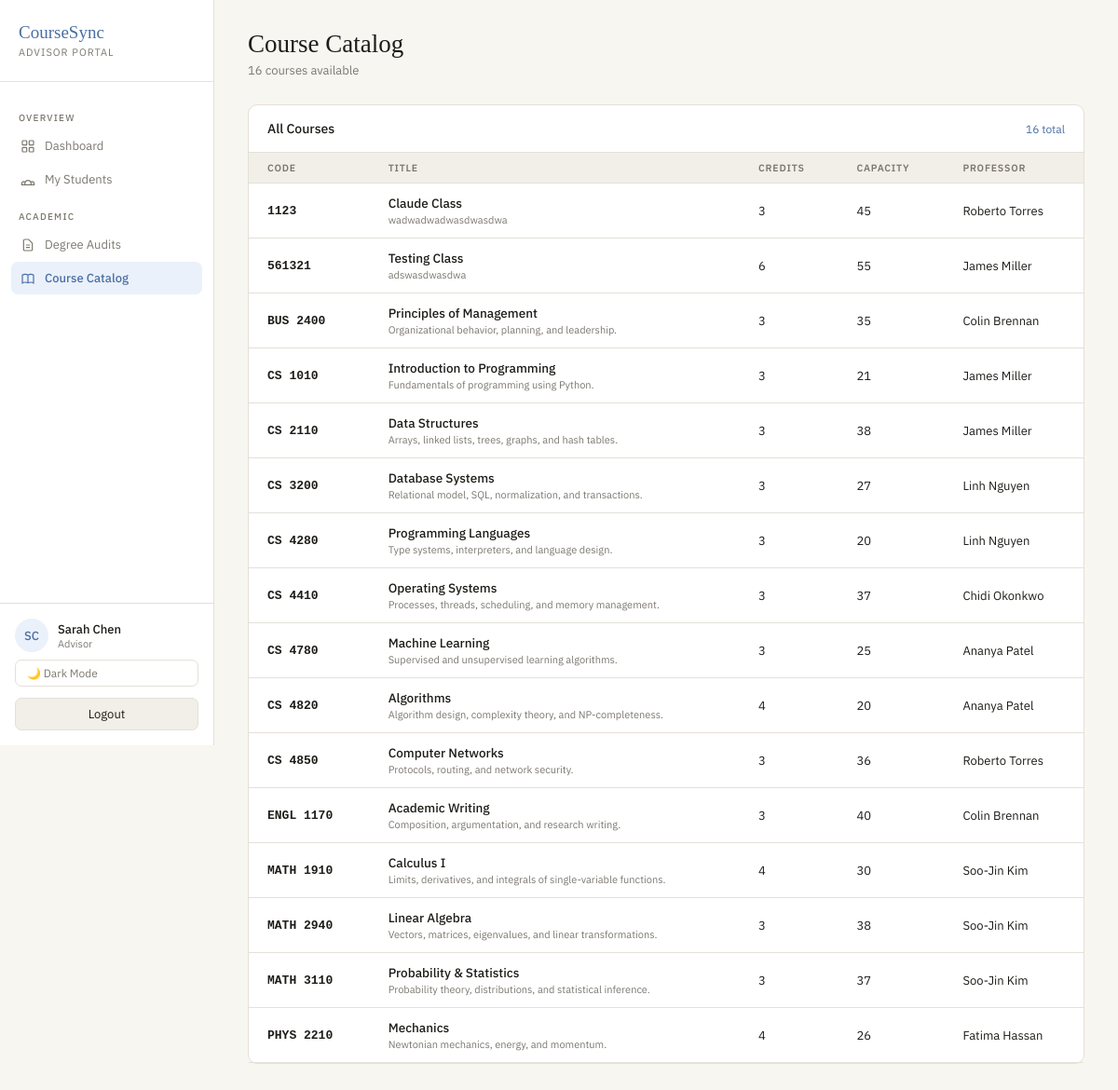
The app's page /advisor/catalog/ (signed in) with its own data.
### accounts/models.py (models this page shows, shortened)
class User(AbstractUser):
    class Roles(models.TextChoices):
        STUDENT = "student", "Student"
        TA = "ta", "Teaching Assistant"
        PROFESSOR = "professor", "Professor"
        ADVISOR = "advisor", "Advisor"
        REGISTRAR = "registrar", "Registrar"
        SYSADMIN = "sysadmin", "System Admin"
    role = models.CharField(max_length=20, choices=Roles.choices)
    university_id = models.CharField(max_length=20, unique=True, null=True, blank=True)

### academics/models.py (models this page shows, shortened)
class Course(models.Model):
    code = models.CharField(max_length=20, unique=True)
    title = models.CharField(max_length=200)
    description = models.TextField(blank=True)
    credits = models.PositiveIntegerField(default=3)
    capacity = models.PositiveIntegerField(default=30)
    professor = models.ForeignKey(
        User,
        on_delete=models.SET_NULL,
        null=True,
        blank=True,
        related_name="courses_taught",
        limit_choices_to={"role": "professor"},
    )

### academics/views.py (the view)
# urls.py: path("advisor/catalog/", advisor_catalog, name="advisor_catalog"),
@login_required
@role_required("advisor")
def advisor_catalog(request):
    courses = Course.objects.select_related("professor").order_by("code")
    return render(request, "advisor_catalog.html", {"courses": courses})

### templates/advisor_catalog.html (shortened to what this page needs)
{% load static %}
<!DOCTYPE html>
<html lang="en" data-theme="{{ request.session.theme|default:'light' }}">
<head>
  <link rel="stylesheet" href="{% static 'css/advisor.css' %}">
</head>
<body>
<div class="shell">
  <aside class="sidebar">
    <div class="brand">
      <div class="brand-mark">CourseSync</div>
      <div class="brand-role">Advisor Portal</div>
    </div>
    <nav class="nav">
      <div class="nav-section">Overview</div>
      <a class="nav-item" href="{% url 'advisor_dashboard' %}">
        <svg class="nav-icon" fill="none" stroke="currentColor" stroke-width="1.8" viewBox="0 0 24 24"><rect x="3" y="3" width="7" height="7" rx="1"/><rect x="14" y="3" width="7" height="7" rx="1"/><rect x="3" y="14" width="7" height="7" rx="1"/><rect x="14" y="14" width="7" height="7" rx="1"/></svg>
        Dashboard
      </a>
      <a class="nav-item" href="{% url 'advisor_students' %}">
        <svg class="nav-icon" fill="none" stroke="currentColor" stroke-width="1.8" viewBox="0 0 24 24"><path d="M17 20h5v-2a3 3 0 00-5.356-1.857M17 20H7m10 0v-2c0-.656-.126-1.283-.356-1.857M7 20H2v-2a3 3 0 015.356-1.857M7 20v-2c0-.656.126-1.283.356-1.857m0 0a5.002 5.002 0 019.288 0"/></svg>
        My Students
      </a>
      <div class="nav-section">Academic</div>
      <a class="nav-item" href="#">
        <svg class="nav-icon" fill="none" stroke="currentColor" stroke-width="1.8" viewBox="0 0 24 24"><path d="M9 12h6m-6 4h6m2 5H7a2 2 0 01-2-2V5a2 2 0 012-2h5.586a1 1 0 01.707.293l5.414 5.414a1 1 0 01.293.707V19a2 2 0 01-2 2z"/></svg>
        Degree Audits
      </a>
      <a class="nav-item active" href="{% url 'advisor_catalog' %}">
        Course Catalog
      </a>
    </nav>
    <div class="sidebar-footer">
      <div class="user-card">
        <div class="avatar">{{ request.user.first_name|default:request.user.username|slice:":1"|upper }}{{ request.user.last_name|slice:":1"|upper }}</div>
        <div>
          <div class="user-name">{{ request.user.get_full_name|default:request.user.username }}</div>
          <div class="user-title">{{ request.user.role|title }}</div>
        </div>
      </div>
      <form method="post" action="{% url 'set_theme' %}">
        {% if request.session.theme == "dark" %}
          <input type="hidden" name="theme" value="light">
          <button type="submit" class="theme-btn">☀ Light Mode</button>
        {% else %}
          <button type="submit" class="theme-btn">🌙 Dark Mode</button>
        {% endif %}
      </form>
      <form method="post" action="{% url 'logout' %}">
        <button type="submit" class="logout-btn">Logout</button>
      </form>
    </div>
  </aside>
  <main class="main">
    <div class="page-header">
      <div class="page-title">Course Catalog</div>
      <div class="page-sub">{{ courses|length }} course{{ courses|length|pluralize }} available</div>
    </div>
    <div class="card">
      <div class="card-header">
        <span class="card-title">All Courses</span>
        <span class="card-action">{{ courses|length }} total</span>
      </div>
      {% if courses %}
      <table style="width:100%;border-collapse:collapse">
        <thead>
          <tr style="background:var(--surface2)">
            <th style="text-align:left;padding:9px 20px;font-size:10.5px;font-weight:600;text-transform:uppercase;letter-spacing:0.8px;color:var(--muted);border-bottom:1px solid var(--border)">Code</th>
            <th style="text-align:left;padding:9px 20px;font-size:10.5px;font-weight:600;text-transform:uppercase;letter-spacing:0.8px;color:var(--muted);border-bottom:1px solid var(--border)">Title</th>
            <th style="text-align:left;padding:9px 20px;font-size:10.5px;font-weight:600;text-transform:uppercase;letter-spacing:0.8px;color:var(--muted);border-bottom:1px solid var(--border)">Credits</th>
            <th style="text-align:left;padding:9px 20px;font-size:10.5px;font-weight:600;text-transform:uppercase;letter-spacing:0.8px;color:var(--muted);border-bottom:1px solid var(--border)">Capacity</th>
            <th style="text-align:left;padding:9px 20px;font-size:10.5px;font-weight:600;text-transform:uppercase;letter-spacing:0.8px;color:var(--muted);border-bottom:1px solid var(--border)">Professor</th>
          </tr>
        </thead>
        <tbody>
          {% for course in courses %}
          <tr style="border-bottom:1px solid var(--border)">
            <td style="padding:12px 20px;font-family:monospace;font-size:13px;font-weight:600">{{ course.code }}</td>
            <td style="padding:12px 20px">
              <div style="font-size:13.5px;font-weight:500">{{ course.title }}</div>
              {% if course.description %}<div style="font-size:11px;color:var(--muted);margin-top:2px">{{ course.description|truncatechars:80 }}</div>{% endif %}
            </td>
            <td style="padding:12px 20px;font-size:13px">{{ course.credits }}</td>
            <td style="padding:12px 20px;font-size:13px">{{ course.capacity }}</td>
            <td style="padding:12px 20px;font-size:13px">{{ course.professor.get_full_name|default:"TBA" }}</td>
          </tr>
          {% endfor %}
        </tbody>
      </table>
      {% else %}
      <div style="padding:32px;color:var(--muted);font-size:13px;text-align:center">No courses available.</div>
      {% endif %}
    </div>
  </main>
</div>
</body>
</html>

### static/css/advisor.css (style rules this page uses)
:root { --bg: #F8F6F1; --surface: #FFFFFF; --surface2: #F2EFE8; --border: #E5E0D8; --text: #1E1C18; --muted: #7C7870; --accent: #4A6FA5; --accent-light: #EBF1FA; --green: #3A7D5E; --green-light: #E8F4EE; --amber: #C47A1A; --amber-light: #FEF5E4; --red: #B84040; --red-light: #FAEAEA; --radius: 10px; }
*, *::before, *::after { box-sizing: border-box; margin: 0; padding: 0; }
body { font-family: 'IBM Plex Sans', sans-serif; background: var(--bg); color: var(--text); min-height: 100vh; font-size: 14px; }
.shell { display: grid; grid-template-columns: 230px 1fr; min-height: 100vh; }
.sidebar { background: var(--surface); border-right: 1px solid var(--border); display: flex; flex-direction: column; position: sticky; top: 0; height: 100vh; }
.brand { padding: 24px 20px; border-bottom: 1px solid var(--border); }
.brand-mark { font-family: 'Libre Baskerville', serif; font-size: 19px; color: var(--accent); }
.brand-role { font-size: 11px; color: var(--muted); text-transform: uppercase; letter-spacing: 1px; margin-top: 3px; }
.nav { padding: 16px 12px; flex: 1; }
.nav-section { font-size: 10px; font-weight: 500; color: var(--muted); text-transform: uppercase; letter-spacing: 1.2px; padding: 0 8px; margin: 16px 0 6px; }
.nav-item { display: flex; align-items: center; gap: 10px; padding: 9px 10px; border-radius: 7px; color: var(--muted); font-size: 13px; cursor: pointer; transition: all 0.15s; text-decoration: none; margin-bottom: 1px; }
.nav-item.active { background: var(--accent-light); color: var(--accent); font-weight: 500; }
.nav-icon { width: 16px; height: 16px; flex-shrink: 0; }
.sidebar-footer { padding: 16px; border-top: 1px solid var(--border); }
.user-card { display: flex; align-items: center; gap: 10px; }
.avatar { width: 36px; height: 36px; border-radius: 50%; background: var(--accent-light); display: flex; align-items: center; justify-content: center; font-size: 13px; font-weight: 500; color: var(--accent); flex-shrink: 0; }
.user-name { font-size: 13px; font-weight: 500; }
.user-title { font-size: 11px; color: var(--muted); }
.main { padding: 32px 36px; }
.page-header { margin-bottom: 28px; }
.page-title { font-family: 'Libre Baskerville', serif; font-size: 27px; color: var(--text); }
.page-sub { font-size: 13px; color: var(--muted); margin-top: 4px; }
.card { background: var(--surface); border: 1px solid var(--border); border-radius: var(--radius); margin-bottom: 18px; }
.card-header { padding: 16px 20px; border-bottom: 1px solid var(--border); display: flex; align-items: center; justify-content: space-between; }
.card-title { font-size: 14px; font-weight: 500; }
.card-action { font-size: 12px; color: var(--accent); cursor: pointer; }
.logout-btn { width: 100%; padding: 8px 12px; margin-top: 12px; border: 1px solid var(--border); border-radius: 7px; background: var(--surface2); color: var(--text); font-family: 'IBM Plex Sans', sans-serif; font-size: 13px; cursor: pointer; transition: all 0.15s; }
.theme-btn { width:100%; padding:6px 12px; margin-top:8px; border:1px solid var(--border); border-radius:7px; background:transparent; color:var(--muted); font-size:12px; cursor:pointer; transition:all 0.15s; text-align:left; font-family:inherit; }

### static/css/coursesync-core.css (style rules this page uses)
html { box-sizing: border-box; }
*, *::before, *::after { box-sizing: inherit; }
a { text-decoration: none; }
button, input, select, textarea { font: inherit; }
img, svg { max-width: 100%; }
.logout-btn { width: 100%; padding: 8px 12px; margin-top: 10px; border: 1px solid var(--border); border-radius: 7px; background: transparent; color: var(--text); font: inherit; cursor: pointer; transition: 0.15s ease; }

### records on screen
User: user.first_name "S", user.last_name "C", user.get_full_name "Sarah Chen", user.role "Advisor"
Course: code "1123", title "Claude Class", description "wadwadwadwasdwasdwa", credits "3", capacity "45", professor.get_full_name "Roberto Torres"
Course: code "561321", title "Testing Class", description "adswasdwasdwa", credits "6", capacity "55", professor.get_full_name "James Miller"
Course: code "BUS 2400", title "Principles of Management", description "Organizational behavior, planning, and leadership.", credits "3", capacity "35", professor.get_full_name "Colin Brennan"
Course: code "CS 1010", title "Introduction to Programming", description "Fundamentals of programming using Python.", credits "3", capacity "21", professor.get_full_name "James Miller"
Course: code "CS 2110", title "Data Structures", description "Arrays, linked lists, trees, graphs, and hash tables.", credits "3", capacity "38", professor.get_full_name "James Miller"
Course: code "CS 3200", title "Database Systems", description "Relational model, SQL, normalization, and transactions.", credits "3", capacity "27", professor.get_full_name "Linh Nguyen"
Course: code "CS 4280", title "Programming Languages", description "Type systems, interpreters, and language design.", credits "3", capacity "20", professor.get_full_name "Linh Nguyen"
Course: code "CS 4410", title "Operating Systems", description "Processes, threads, scheduling, and memory management.", credits "3", capacity "37", professor.get_full_name "Chidi Okonkwo"
Course: code "CS 4780", title "Machine Learning", description "Supervised and unsupervised learning algorithms.", credits "3", capacity "25", professor.get_full_name "Ananya Patel"
Course: code "CS 4820", title "Algorithms", description "Algorithm design, complexity theory, and NP-completeness.", credits "4", capacity "20", professor.get_full_name "Ananya Patel"
Course: code "CS 4850", title "Computer Networks", description "Protocols, routing, and network security.", credits "3", capacity "36", professor.get_full_name "Roberto Torres"
Course: code "ENGL 1170", title "Academic Writing", description "Composition, argumentation, and research writing.", credits "3", capacity "40", professor.get_full_name "Colin Brennan"
Course: code "MATH 1910", title "Calculus I", description "Limits, derivatives, and integrals of single-variable functions.", credits "4", capacity "30", professor.get_full_name "Soo-Jin Kim"
Course: code "MATH 2940", title "Linear Algebra", description "Vectors, matrices, eigenvalues, and linear transformations.", credits "3", capacity "38", professor.get_full_name "Soo-Jin Kim"
Course: code "MATH 3110", title "Probability & Statistics", description "Probability theory, distributions, and statistical inference.", credits "3", capacity "37", professor.get_full_name "Soo-Jin Kim"
Course: code "PHYS 2210", title "Mechanics", description "Newtonian mechanics, energy, and momentum.", credits "4", capacity "26", professor.get_full_name "Fatima Hassan"

### other values on screen
{{ courses|length }} "16"
